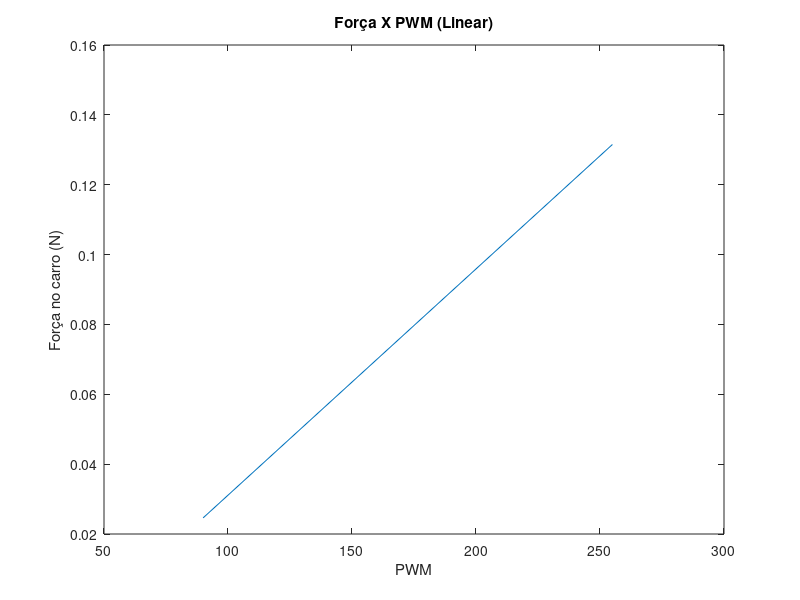

This chart was generated by the following MATLAB code:
clear; clc;
massa = 0.24130; % Massa em Kg

%-------------- Curva não linear --------------%

pwm = [90 95 100 105 110 115 120 125 130 135 140 145 150 155 160 165 170 175 180 185 190 195 200 205 210 215 220 225 230 235 240 245 250 255];

% Acelerações em m/s
aceleracoes = [0.10209 0.15092 0.18578 0.20554 0.23541 0.25192 0.27479 0.29449 0.31680 0.34175 0.36450 0.37891 0.39792 0.40998 0.44231 0.46465 0.48936 0.52154 0.55024 0.53488 0.54245 0.54374 0.54502 0.54118 0.53488 0.54374 0.54893 0.54374 0.54374 0.55156 0.53488 0.53488 0.53364 0.54502];
forca = aceleracoes*massa;

%plot(pwm, forca);
%title  ('Força X PWM')
%xlabel ('PWM')
%ylabel ('Força no carro (N)')

%-------------- Curva linear --------------%
pwm_linear = [90, 255];
aceleracoes_linear = [0.10209 0.54502];
forca_linear = aceleracoes_linear * massa;

plot(pwm_linear, forca_linear);
title  ('Força X PWM (Linear)')
xlabel ('PWM')
ylabel ('Força no carro (N)')

